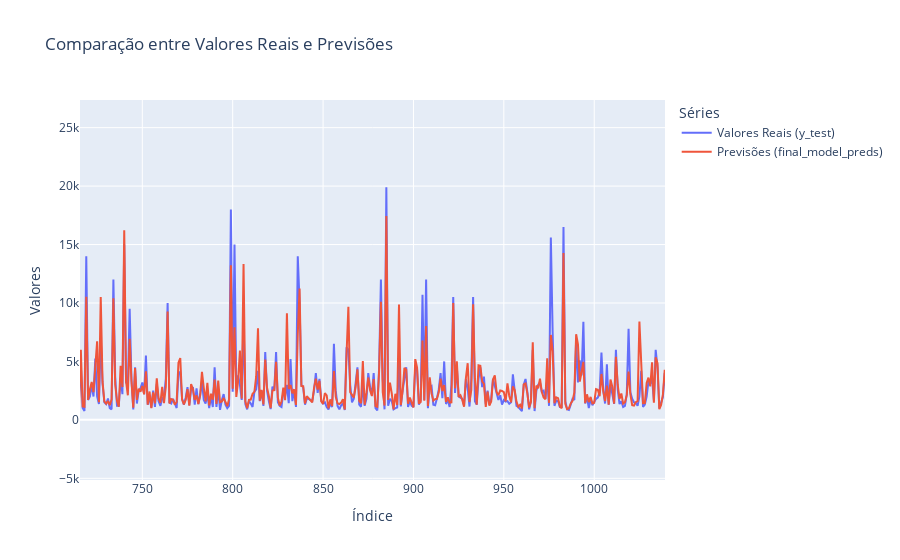

Here is the notebook cell this chart was saved with:
### Code cell
#Gráfico para visualização da disparidade entre os valores preditos e reais
fig = go.Figure(data=[
    go.Scatter(y=y_test.values, mode='lines', name='Valores Reais (y_test)'),
    go.Scatter(y=final_model_preds, mode='lines', name='Previsões (final_model_preds)')
])

# Ajustar o layout para incluir zoom inicial
fig.update_layout(title="Comparação entre Valores Reais e Previsões",
    xaxis_title="Índice",
    yaxis_title="Valores",
    legend_title="Séries"
)

fig.show()

### Figure 1 — Plotly figure (JSON) as saved in the notebook; plotly's stock layout.template omitted (floating-point values rounded to 4 significant figures; data arrays with more than 128 entries replaced by an {"elided": "..."} marker saying what was removed)
{"data": [{"mode": "lines", "name": "Valores Reais (y_test)", "type": "scatter", "y": {"elided": "2169 int values"}}, {"mode": "lines", "name": "Previsões (final_model_preds)", "type": "scatter", "y": {"elided": "2169 float values"}}], "layout": {"autosize": true, "dragmode": "pan", "legend": {"title": {"text": "Séries"}}, "title": {"text": "Comparação entre Valores Reais e Previsões"}, "xaxis": {"autorange": false, "range": [715.5, 1039.0], "title": {"text": "Índice"}}, "yaxis": {"autorange": false, "range": [-5146.0, 27370.0], "title": {"text": "Valores"}, "type": "linear"}}}
